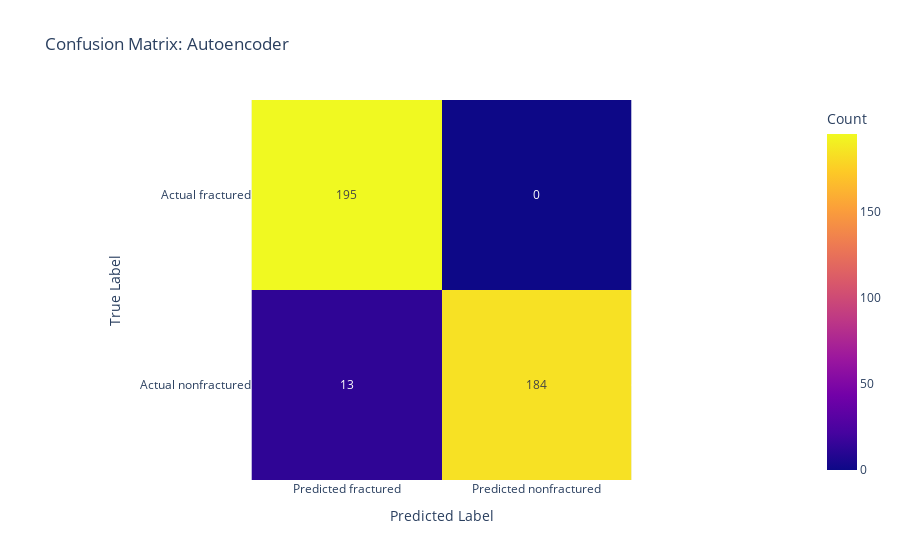

The notebook cell saved with this chart:
### Code cell
make_cx(y_test, nn_classifier.predict(x_test).astype(np.int32), 'Autoencoder')

### Figure 1 — Plotly figure (JSON) as saved in the notebook; plotly's stock layout.template omitted (floating-point values rounded to 4 significant figures)
{"data": [{"coloraxis": "coloraxis", "hovertemplate": "Predicted Label: %{x}<br>True Label: %{y}<br>Count: %{z}<extra></extra>", "name": "0", "texttemplate": "%{z}", "type": "heatmap", "x": ["Predicted fractured", "Predicted nonfractured"], "xaxis": "x", "y": ["Actual fractured", "Actual nonfractured"], "yaxis": "y", "z": [[195, 0], [13, 184]]}], "layout": {"coloraxis": {"colorbar": {"title": {"text": "Count"}}, "colorscale": [[0, "#0d0887"], [0.1111, "#46039f"], [0.2222, "#7201a8"], [0.3333, "#9c179e"], [0.4444, "#bd3786"], [0.5556, "#d8576b"], [0.6667, "#ed7953"], [0.7778, "#fb9f3a"], [0.8889, "#fdca26"], [1, "#f0f921"]]}, "title": {"text": "Confusion Matrix: Autoencoder"}, "xaxis": {"anchor": "y", "constrain": "domain", "domain": [0, 1], "scaleanchor": "y", "title": {"text": "Predicted Label"}}, "yaxis": {"anchor": "x", "autorange": "reversed", "constrain": "domain", "domain": [0, 1], "title": {"text": "True Label"}}}}
